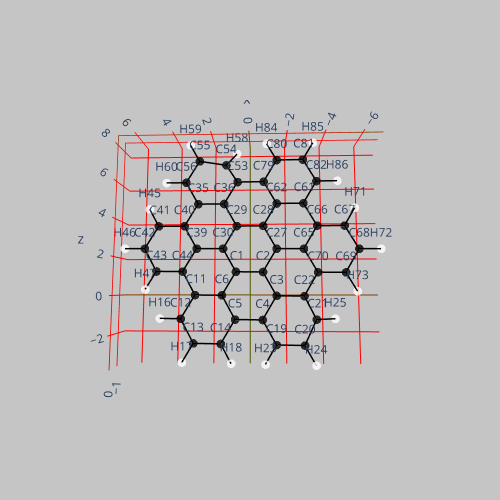

The cell this chart's notebook holds for it:
### Code cell
bigfrag1 = bigfrag.distort(lambda x: np.array([x[0],x[1]-0.7,x[2]]),atom_mask=['C54','H58','H25','C21'])\
.distort(lambda x: np.array([x[0],x[1]-0.7,x[2]]),atom_mask=['H58','H25'])
bigfrag1.show(show_labels=True)

### Figure 1 — Plotly figure (JSON) as saved in the notebook; plotly's stock layout.template omitted (floating-point values rounded to 4 significant figures)
{"data": [{"hoverinfo": "text", "marker": {"color": ["black", "black", "black", "black", "black", "black", "black", "black", "black", "black", "white", "white", "white", "black", "black", "black", "black", "white", "white", "white", "black", "black", "black", "black", "black", "black", "black", "black", "black", "black", "black", "black", "white", "white", "white", "black", "black", "black", "black", "white", "white", "white", "black", "black", "black", "black", "black", "black", "black", "black", "white", "white", "white", "black", "black", "black", "black", "white", "white", "white"], "colorscale": [[0, "#440154"], [0.1111, "#482878"], [0.2222, "#3e4989"], [0.3333, "#31688e"], [0.4444, "#26828e"], [0.5556, "#1f9e89"], [0.6667, "#35b779"], [0.7778, "#6ece58"], [0.8889, "#b5de2b"], [1, "#fde725"]], "opacity": 0.8, "size": 3}, "mode": "markers+text", "text": ["C1", "C2", "C3", "C4", "C5", "C6", "C11", "C12", "C13", "C14", "H16", "H17", "H18", "C19", "C20", "C21", "C22", "H23", "H24", "H25", "C27", "C28", "C29", "C30", "C35", "C36", "C39", "C40", "C41", "C42", "C43", "C44", "H45", "H46", "H47", "C53", "C54", "C55", "C56", "H58", "H59", "H60", "C61", "C62", "C65", "C66", "C67", "C68", "C69", "C70", "H71", "H72", "H73", "C79", "C80", "C81", "C82", "H84", "H85", "H86"], "type": "scatter3d", "x": [0.681, -0.706, -1.387, -0.681, 0.706, 1.387, 2.774, 3.48, 2.799, 1.412, 4.561, 3.349, 0.8812, -1.362, -2.749, -3.455, -2.774, -0.8117, -3.28, -4.536, -1.412, -0.731, 0.656, 1.362, 2.724, 1.337, 2.749, 3.43, 4.817, 5.523, 4.842, 3.455, 5.348, 6.604, 5.392, 0.631, 1.312, 2.699, 3.405, 0.7618, 3.23, 4.486, -2.824, -1.437, -2.799, -3.505, -4.892, -5.573, -4.867, -3.48, -5.442, -6.654, -5.398, -0.7561, -1.462, -2.849, -3.53, -0.9314, -3.4, -4.611], "y": [-0.09218, -0.03513, 0.05706, 0.09219, 0.03513, -0.05705, -0.1141, -0.07897, 0.0132, 0.07025, -0.1234, 0.04054, 0.142, 0.1844, 0.2414, -0.4937, 0.1141, 0.2119, 0.3133, -1.149, -0.07026, -0.1624, -0.2195, -0.1844, -0.3687, -0.3117, -0.2414, -0.3336, -0.3906, -0.3555, -0.2633, -0.2063, -0.4624, -0.3999, -0.236, -0.3468, -1.139, -0.4961, -0.4609, -1.866, -0.568, -0.5055, -0.1405, -0.1976, -0.01321, -0.04834, 0.008708, 0.1009, 0.136, 0.07896, -0.01856, 0.1454, 0.2078, -0.2898, -0.3249, -0.2678, -0.1757, -0.3967, -0.2953, -0.1313], "z": [1.206, 1.195, -0.01142, -1.206, -1.195, 0.01142, 0.02282, -1.172, -2.378, -2.39, -1.163, -3.31, -3.33, -2.412, -2.424, -1.229, -0.02283, -3.344, -3.364, -1.238, 2.39, 3.596, 3.607, 2.412, 4.825, 4.813, 2.424, 3.63, 3.641, 2.447, 1.24, 1.229, 4.582, 2.455, 0.3091, 6.008, 7.214, 7.226, 6.031, 8.146, 8.166, 6.04, 4.779, 4.791, 2.378, 3.573, 3.561, 2.355, 1.16, 1.172, 4.493, 2.346, 0.2202, 5.997, 7.192, 7.18, 5.974, 8.132, 8.111, 5.965]}, {"line": {"color": "black", "width": 3}, "mode": "lines", "type": "scatter3d", "x": [0.681, -0.706], "y": [-0.09218, -0.03513], "z": [1.206, 1.195]}, {"line": {"color": "black", "width": 3}, "mode": "lines", "type": "scatter3d", "x": [0.681, 1.387], "y": [-0.09218, -0.05705], "z": [1.206, 0.01142]}, {"line": {"color": "black", "width": 3}, "mode": "lines", "type": "scatter3d", "x": [0.681, 1.362], "y": [-0.09218, -0.1844], "z": [1.206, 2.412]}, {"line": {"color": "black", "width": 3}, "mode": "lines", "type": "scatter3d", "x": [-0.706, -1.387], "y": [-0.03513, 0.05706], "z": [1.195, -0.01142]}, {"line": {"color": "black", "width": 3}, "mode": "lines", "type": "scatter3d", "x": [-0.706, -1.412], "y": [-0.03513, -0.07026], "z": [1.195, 2.39]}, {"line": {"color": "black", "width": 3}, "mode": "lines", "type": "scatter3d", "x": [-1.387, -0.681], "y": [0.05706, 0.09219], "z": [-0.01142, -1.206]}, {"line": {"color": "black", "width": 3}, "mode": "lines", "type": "scatter3d", "x": [-1.387, -2.774], "y": [0.05706, 0.1141], "z": [-0.01142, -0.02283]}, {"line": {"color": "black", "width": 3}, "mode": "lines", "type": "scatter3d", "x": [-0.681, 0.706], "y": [0.09219, 0.03513], "z": [-1.206, -1.195]}, {"line": {"color": "black", "width": 3}, "mode": "lines", "type": "scatter3d", "x": [-0.681, -1.362], "y": [0.09219, 0.1844], "z": [-1.206, -2.412]}, {"line": {"color": "black", "width": 3}, "mode": "lines", "type": "scatter3d", "x": [0.706, 1.387], "y": [0.03513, -0.05705], "z": [-1.195, 0.01142]}, {"line": {"color": "black", "width": 3}, "mode": "lines", "type": "scatter3d", "x": [0.706, 1.412], "y": [0.03513, 0.07025], "z": [-1.195, -2.39]}, {"line": {"color": "black", "width": 3}, "mode": "lines", "type": "scatter3d", "x": [1.387, 2.774], "y": [-0.05705, -0.1141], "z": [0.01142, 0.02282]}, {"line": {"color": "black", "width": 3}, "mode": "lines", "type": "scatter3d", "x": [2.774, 3.48], "y": [-0.1141, -0.07897], "z": [0.02282, -1.172]}, {"line": {"color": "black", "width": 3}, "mode": "lines", "type": "scatter3d", "x": [2.774, 3.455], "y": [-0.1141, -0.2063], "z": [0.02282, 1.229]}, {"line": {"color": "black", "width": 3}, "mode": "lines", "type": "scatter3d", "x": [3.48, 2.799], "y": [-0.07897, 0.0132], "z": [-1.172, -2.378]}, {"line": {"color": "black", "width": 3}, "mode": "lines", "type": "scatter3d", "x": [3.48, 4.561], "y": [-0.07897, -0.1234], "z": [-1.172, -1.163]}, {"line": {"color": "black", "width": 3}, "mode": "lines", "type": "scatter3d", "x": [2.799, 1.412], "y": [0.0132, 0.07025], "z": [-2.378, -2.39]}, {"line": {"color": "black", "width": 3}, "mode": "lines", "type": "scatter3d", "x": [2.799, 3.349], "y": [0.0132, 0.04054], "z": [-2.378, -3.31]}, {"line": {"color": "black", "width": 3}, "mode": "lines", "type": "scatter3d", "x": [1.412, 0.8812], "y": [0.07025, 0.142], "z": [-2.39, -3.33]}, {"line": {"color": "black", "width": 3}, "mode": "lines", "type": "scatter3d", "x": [-1.362, -2.749], "y": [0.1844, 0.2414], "z": [-2.412, -2.424]}, {"line": {"color": "black", "width": 3}, "mode": "lines", "type": "scatter3d", "x": [-1.362, -0.8117], "y": [0.1844, 0.2119], "z": [-2.412, -3.344]}, {"line": {"color": "black", "width": 3}, "mode": "lines", "type": "scatter3d", "x": [-2.749, -3.455], "y": [0.2414, -0.4937], "z": [-2.424, -1.229]}, {"line": {"color": "black", "width": 3}, "mode": "lines", "type": "scatter3d", "x": [-2.749, -3.28], "y": [0.2414, 0.3133], "z": [-2.424, -3.364]}, {"line": {"color": "black", "width": 3}, "mode": "lines", "type": "scatter3d", "x": [-3.455, -2.774], "y": [-0.4937, 0.1141], "z": [-1.229, -0.02283]}, {"line": {"color": "black", "width": 3}, "mode": "lines", "type": "scatter3d", "x": [-3.455, -4.536], "y": [-0.4937, -1.149], "z": [-1.229, -1.238]}, {"line": {"color": "black", "width": 3}, "mode": "lines", "type": "scatter3d", "x": [-2.774, -3.48], "y": [0.1141, 0.07896], "z": [-0.02283, 1.172]}, {"line": {"color": "black", "width": 3}, "mode": "lines", "type": "scatter3d", "x": [-1.412, -0.731], "y": [-0.07026, -0.1624], "z": [2.39, 3.596]}, {"line": {"color": "black", "width": 3}, "mode": "lines", "type": "scatter3d", "x": [-1.412, -2.799], "y": [-0.07026, -0.01321], "z": [2.39, 2.378]}, {"line": {"color": "black", "width": 3}, "mode": "lines", "type": "scatter3d", "x": [-0.731, 0.656], "y": [-0.1624, -0.2195], "z": [3.596, 3.607]}, {"line": {"color": "black", "width": 3}, "mode": "lines", "type": "scatter3d", "x": [-0.731, -1.437], "y": [-0.1624, -0.1976], "z": [3.596, 4.791]}, {"line": {"color": "black", "width": 3}, "mode": "lines", "type": "scatter3d", "x": [0.656, 1.362], "y": [-0.2195, -0.1844], "z": [3.607, 2.412]}, {"line": {"color": "black", "width": 3}, "mode": "lines", "type": "scatter3d", "x": [0.656, 1.337], "y": [-0.2195, -0.3117], "z": [3.607, 4.813]}, {"line": {"color": "black", "width": 3}, "mode": "lines", "type": "scatter3d", "x": [1.362, 2.749], "y": [-0.1844, -0.2414], "z": [2.412, 2.424]}, {"line": {"color": "black", "width": 3}, "mode": "lines", "type": "scatter3d", "x": [2.724, 1.337], "y": [-0.3687, -0.3117], "z": [4.825, 4.813]}, {"line": {"color": "black", "width": 3}, "mode": "lines", "type": "scatter3d", "x": [2.724, 3.43], "y": [-0.3687, -0.3336], "z": [4.825, 3.63]}, {"line": {"color": "black", "width": 3}, "mode": "lines", "type": "scatter3d", "x": [2.724, 3.405], "y": [-0.3687, -0.4609], "z": [4.825, 6.031]}, {"line": {"color": "black", "width": 3}, "mode": "lines", "type": "scatter3d", "x": [1.337, 0.631], "y": [-0.3117, -0.3468], "z": [4.813, 6.008]}, {"line": {"color": "black", "width": 3}, "mode": "lines", "type": "scatter3d", "x": [2.749, 3.43], "y": [-0.2414, -0.3336], "z": [2.424, 3.63]}, {"line": {"color": "black", "width": 3}, "mode": "lines", "type": "scatter3d", "x": [2.749, 3.455], "y": [-0.2414, -0.2063], "z": [2.424, 1.229]}, {"line": {"color": "black", "width": 3}, "mode": "lines", "type": "scatter3d", "x": [3.43, 4.817], "y": [-0.3336, -0.3906], "z": [3.63, 3.641]}, {"line": {"color": "black", "width": 3}, "mode": "lines", "type": "scatter3d", "x": [4.817, 5.523], "y": [-0.3906, -0.3555], "z": [3.641, 2.447]}, {"line": {"color": "black", "width": 3}, "mode": "lines", "type": "scatter3d", "x": [4.817, 5.348], "y": [-0.3906, -0.4624], "z": [3.641, 4.582]}, {"line": {"color": "black", "width": 3}, "mode": "lines", "type": "scatter3d", "x": [5.523, 4.842], "y": [-0.3555, -0.2633], "z": [2.447, 1.24]}, {"line": {"color": "black", "width": 3}, "mode": "lines", "type": "scatter3d", "x": [5.523, 6.604], "y": [-0.3555, -0.3999], "z": [2.447, 2.455]}, {"line": {"color": "black", "width": 3}, "mode": "lines", "type": "scatter3d", "x": [4.842, 3.455], "y": [-0.2633, -0.2063], "z": [1.24, 1.229]}, {"line": {"color": "black", "width": 3}, "mode": "lines", "type": "scatter3d", "x": [4.842, 5.392], "y": [-0.2633, -0.236], "z": [1.24, 0.3091]}, {"line": {"color": "black", "width": 3}, "mode": "lines", "type": "scatter3d", "x": [0.631, 1.312], "y": [-0.3468, -1.139], "z": [6.008, 7.214]}, {"line": {"color": "black", "width": 3}, "mode": "lines", "type": "scatter3d", "x": [0.631, -0.7561], "y": [-0.3468, -0.2898], "z": [6.008, 5.997]}, {"line": {"color": "black", "width": 3}, "mode": "lines", "type": "scatter3d", "x": [1.312, 2.699], "y": [-1.139, -0.4961], "z": [7.214, 7.226]}, {"line": {"color": "black", "width": 3}, "mode": "lines", "type": "scatter3d", "x": [1.312, 0.7618], "y": [-1.139, -1.866], "z": [7.214, 8.146]}, {"line": {"color": "black", "width": 3}, "mode": "lines", "type": "scatter3d", "x": [2.699, 3.405], "y": [-0.4961, -0.4609], "z": [7.226, 6.031]}, {"line": {"color": "black", "width": 3}, "mode": "lines", "type": "scatter3d", "x": [2.699, 3.23], "y": [-0.4961, -0.568], "z": [7.226, 8.166]}, {"line": {"color": "black", "width": 3}, "mode": "lines", "type": "scatter3d", "x": [3.405, 4.486], "y": [-0.4609, -0.5055], "z": [6.031, 6.04]}, {"line": {"color": "black", "width": 3}, "mode": "lines", "type": "scatter3d", "x": [-2.824, -1.437], "y": [-0.1405, -0.1976], "z": [4.779, 4.791]}, {"line": {"color": "black", "width": 3}, "mode": "lines", "type": "scatter3d", "x": [-2.824, -3.505], "y": [-0.1405, -0.04834], "z": [4.779, 3.573]}, {"line": {"color": "black", "width": 3}, "mode": "lines", "type": "scatter3d", "x": [-2.824, -3.53], "y": [-0.1405, -0.1757], "z": [4.779, 5.974]}, {"line": {"color": "black", "width": 3}, "mode": "lines", "type": "scatter3d", "x": [-1.437, -0.7561], "y": [-0.1976, -0.2898], "z": [4.791, 5.997]}, {"line": {"color": "black", "width": 3}, "mode": "lines", "type": "scatter3d", "x": [-2.799, -3.505], "y": [-0.01321, -0.04834], "z": [2.378, 3.573]}, {"line": {"color": "black", "width": 3}, "mode": "lines", "type": "scatter3d", "x": [-2.799, -3.48], "y": [-0.01321, 0.07896], "z": [2.378, 1.172]}, {"line": {"color": "black", "width": 3}, "mode": "lines", "type": "scatter3d", "x": [-3.505, -4.892], "y": [-0.04834, 0.008708], "z": [3.573, 3.561]}, {"line": {"color": "black", "width": 3}, "mode": "lines", "type": "scatter3d", "x": [-4.892, -5.573], "y": [0.008708, 0.1009], "z": [3.561, 2.355]}, {"line": {"color": "black", "width": 3}, "mode": "lines", "type": "scatter3d", "x": [-4.892, -5.442], "y": [0.008708, -0.01856], "z": [3.561, 4.493]}, {"line": {"color": "black", "width": 3}, "mode": "lines", "type": "scatter3d", "x": [-5.573, -4.867], "y": [0.1009, 0.136], "z": [2.355, 1.16]}, {"line": {"color": "black", "width": 3}, "mode": "lines", "type": "scatter3d", "x": [-5.573, -6.654], "y": [0.1009, 0.1454], "z": [2.355, 2.346]}, {"line": {"color": "black", "width": 3}, "mode": "lines", "type": "scatter3d", "x": [-4.867, -3.48], "y": [0.136, 0.07896], "z": [1.16, 1.172]}, {"line": {"color": "black", "width": 3}, "mode": "lines", "type": "scatter3d", "x": [-4.867, -5.398], "y": [0.136, 0.2078], "z": [1.16, 0.2202]}, {"line": {"color": "black", "width": 3}, "mode": "lines", "type": "scatter3d", "x": [-0.7561, -1.462], "y": [-0.2898, -0.3249], "z": [5.997, 7.192]}, {"line": {"color": "black", "width": 3}, "mode": "lines", "type": "scatter3d", "x": [-1.462, -2.849], "y": [-0.3249, -0.2678], "z": [7.192, 7.18]}, {"line": {"color": "black", "width": 3}, "mode": "lines", "type": "scatter3d", "x": [-1.462, -0.9314], "y": [-0.3249, -0.3967], "z": [7.192, 8.132]}, {"line": {"color": "black", "width": 3}, "mode": "lines", "type": "scatter3d", "x": [-2.849, -3.53], "y": [-0.2678, -0.1757], "z": [7.18, 5.974]}, {"line": {"color": "black", "width": 3}, "mode": "lines", "type": "scatter3d", "x": [-2.849, -3.4], "y": [-0.2678, -0.2953], "z": [7.18, 8.111]}, {"line": {"color": "black", "width": 3}, "mode": "lines", "type": "scatter3d", "x": [-3.53, -4.611], "y": [-0.1757, -0.1313], "z": [5.974, 5.965]}], "layout": {"autosize": false, "height": 500, "margin": {"b": 100, "l": 50, "pad": 10, "r": 50, "t": 100}, "paper_bgcolor": "rgba(140,140,140,0.5)", "plot_bgcolor": "rgba(0,100,140,0.5)", "scene": {"aspectmode": "data", "aspectratio": {"x": 1.912, "y": 0.3144, "z": 1.663}, "camera": {"center": {"x": 0, "y": 0, "z": 0}, "eye": {"x": -0.08425, "y": 2.611, "z": -0.283}, "projection": {"type": "perspective"}, "up": {"x": 0, "y": 0, "z": 1}}, "xaxis": {"gridcolor": "red", "showbackground": false, "showgrid": true, "type": "linear", "zeroline": true, "zerolinecolor": "green"}, "yaxis": {"gridcolor": "red", "showbackground": false, "showgrid": true, "type": "linear", "zeroline": true, "zerolinecolor": "green"}, "zaxis": {"gridcolor": "red", "showbackground": false, "showgrid": true, "type": "linear", "zeroline": true, "zerolinecolor": "green"}}, "showlegend": false, "width": 500}}
